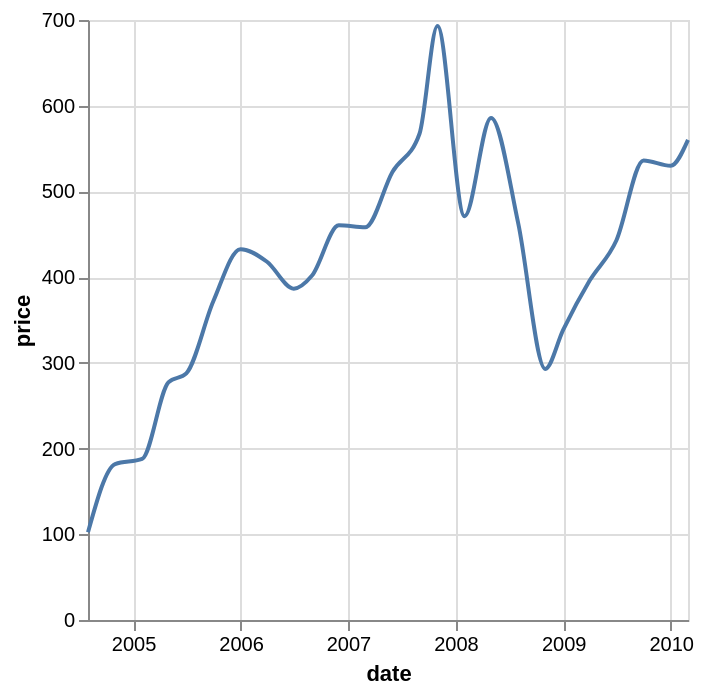

The specification (Vega-Lite) saved for this image:
### Vega-Lite specification from a JSON file in a GitHub repository (floating-point values rounded to 4 significant figures; data arrays with more than 128 entries replaced by an {"elided": "..."} marker saying what was removed)
{"$schema": "https://vega.github.io/schema/vega-lite/v6.json", "data": {"values": {"elided": "200 records"}}, "transform": [{"filter": "datum.symbol==='GOOG'"}], "mark": {"type": "line", "interpolate": "monotone"}, "encoding": {"x": {"field": "date", "type": "temporal"}, "y": {"field": "price", "type": "quantitative"}}}
